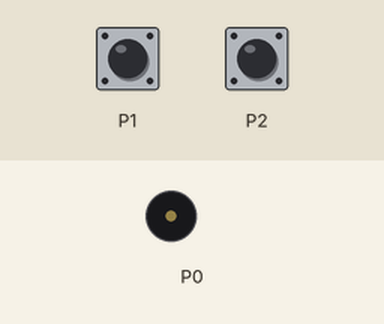
Simulated run of this program. Board: BBC micro:bit (MakeCode). On the bench: buzzer (waves = sounding). The test bench sets the inputs (shaded band).

Above: at 1.2 s.
1.3 s: touch pin P1 pressed for 0.15 s
At 1.57 s:
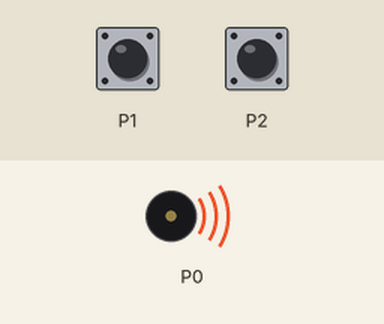
Timing chart, 0 to 4.3 s (numbered marks = the images above; inputs shaded):
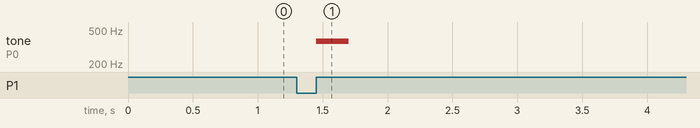

The program:

main.ts
```typescript
input.onPinPressed(TouchPin.P2, function () {
    if (Som <= 65) {
        Som = 260
    }
    Som = Som - 35
    music.playTone(Som, music.beat(BeatFraction.Half))
})
input.onPinPressed(TouchPin.P1, function () {
    if (Som >= 2093) {
        Som = 260
    }
    Som = Som + 110
    music.playTone(Som, music.beat(BeatFraction.Half))
})
let Som = 0
Som = 260
```

test.ts
```typescript
// testes vão aqui; isto não será compilado quando este pacote for usado como uma extensão.
```

Measured:
- after the input at 1.3 s, tone on P0: silent → 370 Hz after 0.15 s, → silent 0.25 s later
